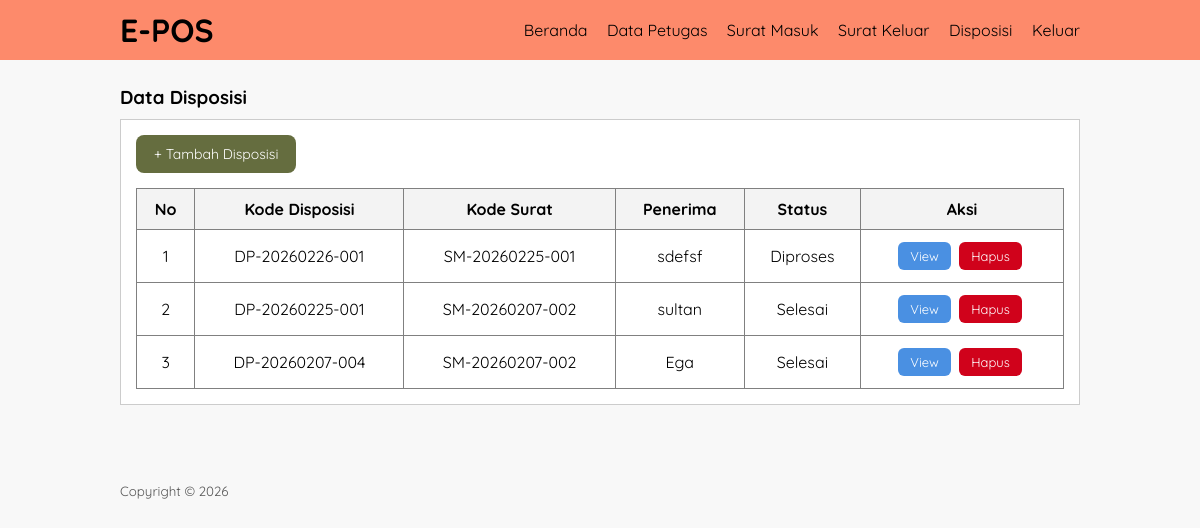
The app's page /disposisi.php (signed in) with its own data.
### tables this page shows
CREATE TABLE `disposisi` (
  `kd_disposisi` varchar(30) NOT NULL,
  `kd_surat_masuk` varchar(40) NOT NULL,
  `penerima` varchar(100) NOT NULL,
  `keterangan` text NOT NULL,
  `status_surat` varchar(30) NOT NULL,
  `tanggapan` text NOT NULL
);

### disposisi.php (the view, shortened to what this page needs)
<?php
include 'db.php';
?>
<!DOCTYPE html>
<html>
<head>
    <link rel="stylesheet" href="css/style.css">
</head>
<body>
    <header>
        <div class="container">
            <h1>E-POS</h1>
            <ul>
                <li><a href="dashboard.php">Beranda</a></li>
                <li><a href="data-petugas.php">Data Petugas</a></li>
                <li><a href="surat-masuk.php">Surat Masuk</a></li>
                <li><a href="surat-keluar.php">Surat Keluar</a></li>
                <li><a href="disposisi.php">Disposisi</a></li>
                <li><a href="logout.php">Keluar</a></li>
            </ul>
        </div>
    </header>
    <div class="section">
        <div class="container">
            <h3>Data Disposisi</h3>
            <div class="box">
                <div class="action-bar">
                    <a href="tambah-disposisi.php" class="btn-tambah">+ Tambah Disposisi</a>
                </div>
                <table border="1" class="table-center">
                    <thead>
                        <tr>
                            <th>No</th>
                            <th>Kode Disposisi</th>
                            <th>Kode Surat</th>
                            <th>Penerima</th>
                            <th>Status</th>
                            <th>Aksi</th>
                        </tr>
                    </thead>
                    <tbody>
                        <?php
                        $no = 1;
                        $query = mysqli_query($conn, "SELECT * FROM disposisi ORDER BY kd_disposisi DESC");
                        while ($row = mysqli_fetch_array($query)) {
                        ?>
                            <tr>
                                <td><?= $no++ ?></td>
                                <td><?= $row['kd_disposisi'] ?></td>
                                <td><?= $row['kd_surat_masuk'] ?></td>
                                <td><?= $row['penerima'] ?></td>
                                <td><?= $row['status_surat'] ?></td>
                                <td>
                                    <a href="#view<?= $row['kd_disposisi'] ?>" class="btn-aksi btn-view">View</a>
                                    <a href="hapus-disposisi.php?id=<?= $row['kd_disposisi'] ?>" class="btn-aksi btn-hapus"
                                        onclick="return confirm('Yakin hapus?')">Hapus</a>
                                </td>
                            </tr>
                        <?php } ?>
                    </tbody>
                </table>
            </div>
        </div>
    </div>
    <footer>
        <div class="container">
            <small>Copyright &copy; 2026</small>
        </div>
    </footer>
</body>
</html>

### style.css (style rules this page uses)
* { padding: 0; margin: 0; font-family: 'Quicksand', sans-serif; }
body { background-color: #f8f8f8; }
a { color: inherit; text-decoration: none; }
.action-bar { margin-bottom: 15px; }
.btn-tambah { display: inline-block; padding: 10px 18px; background-color: #656D3F; color: #fff; border-radius: 8px; font-size: 14px; }
.btn-aksi { padding: 6px 12px; border-radius: 6px; font-size: 13px; color: #fff; margin-right: 4px; display: inline-block; }
.btn-view { background-color: #4A90E2; }
.btn-hapus { background-color: #D0021B; }
header { background-color: #FD8A6B; }
header h1 { float: left; padding: 10px 0; }
header ul { float: right; }
header ul li { display: inline-block; }
header ul li a { padding: 20px 0 20px 15px; display: inline-block; }
.container { width: 80%; margin: 0 auto; }
.container::after { content: ''; display: block; clear: both; }
.section { padding: 25px 0; }
.box { background-color: #fff; border: 1px solid #ccc; padding: 15px; box-sizing: border-box; margin: 10px 0 25px 0; }
.box::after { content: ''; display: block; clear: both; }
table { width: 100%; border-collapse: collapse; }
table tr { height: 30px; }
table th { text-align: left; padding: 10px; background-color: #f3f3f3; }
table td { padding: 12px 10px; }
.table-center th, .table-center td { text-align: center; vertical-align: middle; }
footer { padding: 25px 0; }
footer small { color: #555; }

### records on screen
disposisi: kd_disposisi "DP-20260226-001", kd_surat_masuk "SM-20260225-001", penerima "sdefsf", status_surat "Diproses"
disposisi: kd_disposisi "DP-20260225-001", kd_surat_masuk "SM-20260207-002", penerima "sultan", status_surat "Selesai"
disposisi: kd_disposisi "DP-20260207-004", kd_surat_masuk "SM-20260207-002", penerima "Ega", status_surat "Selesai"
